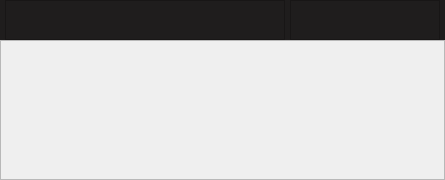
  <widget class="QWidget" name="centralWidget">
   <property name="sizePolicy">
    <sizepolicy hsizetype="Minimum" vsizetype="Minimum">
     <horstretch>0</horstretch>
     <verstretch>0</verstretch>
    </sizepolicy>
   </property>
   <layout class="QVBoxLayout" name="verticalLayout_2">
    <property name="spacing">
     <number>0</number>
    </property>
    <property name="leftMargin">
     <number>0</number>
    </property>
    <property name="topMargin">
     <number>0</number>
    </property>
    <property name="rightMargin">
     <number>0</number>
    </property>
    <property name="bottomMargin">
     <number>0</number>
    </property>
    <item>
     <widget class="QFrame" name="frame">
      <property name="sizePolicy">
       <sizepolicy hsizetype="Minimum" vsizetype="Minimum">
        <horstretch>0</horstretch>
        <verstretch>0</verstretch>
       </sizepolicy>
      </property>
      <property name="styleSheet">
       <string notr="true">background-color: rgb(31, 29, 29);</string>
      </property>
      <property name="frameShape">
       <enum>QFrame::NoFrame</enum>
      </property>
      <property name="frameShadow">
       <enum>QFrame::Plain</enum>
      </property>
      <property name="lineWidth">
       <number>0</number>
      </property>
      <layout class="QHBoxLayout" name="horizontalLayout_2" stretch="0,0,0,0,0">
       <property name="spacing">
        <number>0</number>
       </property>
       <property name="sizeConstraint">
        <enum>QLayout::SetMinimumSize</enum>
       </property>
       <property name="leftMargin">
        <number>0</number>
       </property>
       <property name="topMargin">
        <number>0</number>
       </property>
       <property name="rightMargin">
        <number>0</number>
       </property>
       <property name="bottomMargin">
        <number>0</number>
       </property>
       <item>
        <spacer name="horizontalSpacer_3">
         <property name="sizePolicy">
          <sizepolicy hsizetype="Ignored" vsizetype="Minimum">
           <horstretch>0</horstretch>
           <verstretch>0</verstretch>
          </sizepolicy>
         </property>
         <property name="orientation">
          <enum>Qt::Horizontal</enum>
         </property>
         <property name="sizeType">
          <enum>QSizePolicy::Ignored</enum>
         </property>
         <property name="sizeHint" stdset="0">
          <size>
           <width>5</width>
           <height>15</height>
          </size>
         </property>
        </spacer>
       </item>
       <item>
        <widget class="CFreqCtrl" name="freqCtrl">
         <property name="sizePolicy">
          <sizepolicy hsizetype="Minimum" vsizetype="Minimum">
           <horstretch>0</horstretch>
           <verstretch>0</verstretch>
          </sizepolicy>
         </property>
         <property name="minimumSize">
          <size>
           <width>280</width>
           <height>40</height>
          </size>
         </property>
         <property name="maximumSize">
          <size>
           <width>280</width>
           <height>16777215</height>
          </size>
         </property>
         <property name="focusPolicy">
          <enum>Qt::ClickFocus</enum>
         </property>
         <property name="toolTip">
          <string/>
         </property>
         <property name="frameShape">
          <enum>QFrame::StyledPanel</enum>
         </property>
         <property name="frameShadow">
          <enum>QFrame::Raised</enum>
         </property>
        </widget>
       </item>
       <item>
        <spacer name="horizontalSpacer_2">
         <property name="sizePolicy">
          <sizepolicy hsizetype="Ignored" vsizetype="Minimum">
           <horstretch>0</horstretch>
           <verstretch>0</verstretch>
          </sizepolicy>
         </property>
         <property name="orientation">
          <enum>Qt::Horizontal</enum>
         </property>
         <property name="sizeType">
          <enum>QSizePolicy::Ignored</enum>
         </property>
         <property name="sizeHint" stdset="0">
          <size>
           <width>5</width>
           <height>15</height>
          </size>
         </property>
        </spacer>
       </item>
       <item>
        <widget class="CMeter" name="sMeter">
         <property name="sizePolicy">
          <sizepolicy hsizetype="MinimumExpanding" vsizetype="Minimum">
           <horstretch>1</horstretch>
           <verstretch>0</verstretch>
          </sizepolicy>
         </property>
         <property name="minimumSize">
          <size>
           <width>150</width>
           <height>40</height>
          </size>
         </property>
         <property name="maximumSize">
          <size>
           <width>450</width>
           <height>16777215</height>
          </size>
         </property>
         <property name="frameShape">
          <enum>QFrame::StyledPanel</enum>
         </property>
         <property name="frameShadow">
          <enum>QFrame::Raised</enum>
         </property>
        </widget>
       </item>
       <item>
        <spacer name="horizontalSpacer_1">
         <property name="sizePolicy">
          <sizepolicy hsizetype="Ignored" vsizetype="Minimum">
           <horstretch>0</horstretch>
           <verstretch>0</verstretch>
          </sizepolicy>
         </property>
         <property name="orientation">
          <enum>Qt::Horizontal</enum>
         </property>
         <property name="sizeType">
          <enum>QSizePolicy::Ignored</enum>
         </property>
         <property name="sizeHint" stdset="0">
          <size>
           <width>5</width>
           <height>15</height>
          </size>
         </property>
        </spacer>
       </item>
      </layout>
     </widget>
    </item>
    <item>
     <widget class="CPlotter" name="plotter">
      <property name="sizePolicy">
       <sizepolicy hsizetype="Minimum" vsizetype="MinimumExpanding">
        <horstretch>0</horstretch>
        <verstretch>0</verstretch>
       </sizepolicy>
      </property>
      <property name="minimumSize">
       <size>
        <width>0</width>
        <height>140</height>
       </size>
      </property>
      <property name="palette">
       <palette>
        <active>
         <colorrole role="WindowText">
          <brush brushstyle="SolidPattern">
           <color alpha="255">
            <red>255</red>
            <green>255</green>
            <blue>255</blue>
           </color>
          </brush>
         </colorrole>
         <colorrole role="Button">
          <brush brushstyle="SolidPattern">
           <color alpha="255">
            <red>85</red>
            <green>87</green>
            <blue>83</blue>
           </color>
          </brush>
         </colorrole>
         <colorrole role="Light">
          <brush brushstyle="SolidPattern">
           <color alpha="255">
            <red>127</red>
            <green>130</green>
            <blue>124</blue>
           </color>
          </brush>
         </colorrole>
         <colorrole role="Midlight">
          <brush brushstyle="SolidPattern">
           <color alpha="255">
            <red>106</red>
            <green>108</green>
            <blue>103</blue>
           </color>
          </brush>
         </colorrole>
         <colorrole role="Dark">
          <brush brushstyle="SolidPattern">
           <color alpha="255">
            <red>42</red>
            <green>43</green>
            <blue>41</blue>
           </color>
          </brush>
         </colorrole>
         <colorrole role="Mid">
          <brush brushstyle="SolidPattern">
           <color alpha="255">
            <red>57</red>
            <green>58</green>
            <blue>55</blue>
           </color>
          </brush>
         </colorrole>
         <colorrole role="Text">
          <brush brushstyle="SolidPattern">
           <color alpha="255">
            <red>255</red>
            <green>255</green>
            <blue>255</blue>
           </color>
          </brush>
         </colorrole>
         <colorrole role="BrightText">
          <brush brushstyle="SolidPattern">
           <color alpha="255">
            <red>255</red>
            <green>255</green>
            <blue>255</blue>
           </color>
          </brush>
         </colorrole>
         <colorrole role="ButtonText">
          <brush brushstyle="SolidPattern">
           <color alpha="255">
            <red>255</red>
            <green>255</green>
            <blue>255</blue>
           </color>
          </brush>
         </colorrole>
         <colorrole role="Base">
          <brush brushstyle="SolidPattern">
           <color alpha="255">
            <red>0</red>
            <green>0</green>
            <blue>0</blue>
           </color>
          </brush>
         </colorrole>
         <colorrole role="Window">
          <brush brushstyle="SolidPattern">
           <color alpha="255">
            <red>85</red>
            <green>87</green>
            <blue>83</blue>
           </color>
          </brush>
         </colorrole>
         <colorrole role="Shadow">
          <brush brushstyle="SolidPattern">
           <color alpha="255">
            <red>0</red>
            <green>0</green>
            <blue>0</blue>
           </color>
          </brush>
         </colorrole>
         <colorrole role="Highlight">
          <brush brushstyle="SolidPattern">
           <color alpha="255">
            <red>48</red>
            <green>140</green>
            <blue>198</blue>
           </color>
          </brush>
         </colorrole>
         <colorrole role="HighlightedText">
          <brush brushstyle="SolidPattern">
           <color alpha="255">
            <red>255</red>
            <green>255</green>
            <blue>255</blue>
           </color>
          </brush>
         </colorrole>
         <colorrole role="Link">
          <brush brushstyle="SolidPattern">
           <color alpha="255">
            <red>0</red>
            <green>0</green>
            <blue>255</blue>
           </color>
          </brush>
         </colorrole>
         <colorrole role="LinkVisited">
          <brush brushstyle="SolidPattern">
           <color alpha="255">
            <red>255</red>
            <green>0</green>
            <blue>255</blue>
           </color>
          </brush>
         </colorrole>
         <colorrole role="AlternateBase">
          <brush brushstyle="SolidPattern">
           <color alpha="255">
            <red>42</red>
            <green>43</green>
            <blue>41</blue>
           </color>
          </brush>
         </colorrole>
         <colorrole role="NoRole">
          <brush brushstyle="SolidPattern">
           <color alpha="255">
            <red>0</red>
            <green>0</green>
            <blue>0</blue>
           </color>
          </brush>
         </colorrole>
         <colorrole role="ToolTipBase">
          <brush brushstyle="SolidPattern">
           <color alpha="255">
            <red>255</red>
            <green>255</green>
            <blue>220</blue>
           </color>
          </brush>
         </colorrole>
         <colorrole role="ToolTipText">
          <brush brushstyle="SolidPattern">
           <color alpha="255">
            <red>0</red>
            <green>0</green>
            <blue>0</blue>
           </color>
          </brush>
         </colorrole>
         <colorrole role="PlaceholderText">
          <brush brushstyle="SolidPattern">
           <color alpha="128">
            <red>0</red>
            <green>0</green>
            <blue>0</blue>
           </color>
          </brush>
         </colorrole>
        </active>
        <inactive>
         <colorrole role="WindowText">
          <brush brushstyle="SolidPattern">
           <color alpha="255">
            <red>0</red>
            <green>0</green>
            <blue>0</blue>
           </color>
          </brush>
         </colorrole>
         <colorrole role="Button">
          <brush brushstyle="SolidPattern">
           <color alpha="255">
            <red>239</red>
            <green>239</green>
            <blue>239</blue>
           </color>
          </brush>
         </colorrole>
         <colorrole role="Light">
          <brush brushstyle="SolidPattern">
           <color alpha="255">
            <red>255</red>
            <green>255</green>
            <blue>255</blue>
           </color>
          </brush>
         </colorrole>
         <colorrole role="Midlight">
          <brush brushstyle="SolidPattern">
           <color alpha="255">
            <red>202</red>
            <green>202</green>
            <blue>202</blue>
           </color>
          </brush>
         </colorrole>
         <colorrole role="Dark">
          <brush brushstyle="SolidPattern">
           <color alpha="255">
            <red>159</red>
            <green>159</green>
            <blue>159</blue>
           </color>
          </brush>
         </colorrole>
         <colorrole role="Mid">
          <brush brushstyle="SolidPattern">
           <color alpha="255">
            <red>184</red>
            <green>184</green>
            <blue>184</blue>
           </color>
          </brush>
         </colorrole>
         <colorrole role="Text">
          <brush brushstyle="SolidPattern">
           <color alpha="255">
            <red>0</red>
            <green>0</green>
            <blue>0</blue>
           </color>
          </brush>
         </colorrole>
         <colorrole role="BrightText">
          <brush brushstyle="SolidPattern">
           <color alpha="255">
            <red>255</red>
            <green>255</green>
            <blue>255</blue>
           </color>
          </brush>
         </colorrole>
         <colorrole role="ButtonText">
          <brush brushstyle="SolidPattern">
           <color alpha="255">
            <red>0</red>
            <green>0</green>
            <blue>0</blue>
           </color>
          </brush>
         </colorrole>
         <colorrole role="Base">
          <brush brushstyle="SolidPattern">
           <color alpha="255">
            <red>255</red>
            <green>255</green>
            <blue>255</blue>
           </color>
          </brush>
         </colorrole>
         <colorrole role="Window">
          <brush brushstyle="SolidPattern">
           <color alpha="255">
            <red>239</red>
            <green>239</green>
            <blue>239</blue>
           </color>
          </brush>
         </colorrole>
         <colorrole role="Shadow">
          <brush brushstyle="SolidPattern">
           <color alpha="255">
            <red>118</red>
            <green>118</green>
            <blue>118</blue>
           </color>
          </brush>
         </colorrole>
         <colorrole role="Highlight">
          <brush brushstyle="SolidPattern">
           <color alpha="255">
            <red>48</red>
            <green>140</green>
            <blue>198</blue>
           </color>
          </brush>
         </colorrole>
         <colorrole role="HighlightedText">
          <brush brushstyle="SolidPattern">
           <color alpha="255">
            <red>255</red>
            <green>255</green>
            <blue>255</blue>
           </color>
          </brush>
         </colorrole>
         <colorrole role="Link">
          <brush brushstyle="SolidPattern">
           <color alpha="255">
            <red>0</red>
            <green>0</green>
            <blue>255</blue>
           </color>
          </brush>
         </colorrole>
         <colorrole role="LinkVisited">
          <brush brushstyle="SolidPattern">
           <color alpha="255">
            <red>255</red>
            <green>0</green>
            <blue>255</blue>
           </color>
          </brush>
         </colorrole>
         <colorrole role="AlternateBase">
          <brush brushstyle="SolidPattern">
           <color alpha="255">
            <red>247</red>
            <green>247</green>
            <blue>247</blue>
           </color>
          </brush>
         </colorrole>
         <colorrole role="NoRole">
          <brush brushstyle="NoBrush">
           <color alpha="255">
            <red>0</red>
            <green>0</green>
            <blue>0</blue>
           </color>
          </brush>
         </colorrole>
         <colorrole role="ToolTipBase">
          <brush brushstyle="SolidPattern">
           <color alpha="255">
            <red>255</red>
            <green>255</green>
            <blue>220</blue>
           </color>
          </brush>
         </colorrole>
         <colorrole role="ToolTipText">
          <brush brushstyle="SolidPattern">
           <color alpha="255">
            <red>0</red>
            <green>0</green>
            <blue>0</blue>
           </color>
          </brush>
         </colorrole>
         <colorrole role="PlaceholderText">
          <brush brushstyle="SolidPattern">
           <color alpha="128">
            <red>0</red>
            <green>0</green>
            <blue>0</blue>
           </color>
          </brush>
         </colorrole>
        </inactive>
        <disabled>
         <colorrole role="WindowText">
          <brush brushstyle="SolidPattern">
           <color alpha="255">
            <red>42</red>
            <green>43</green>
            <blue>41</blue>
           </color>
          </brush>
         </colorrole>
         <colorrole role="Button">
          <brush brushstyle="SolidPattern">
           <color alpha="255">
            <red>85</red>
            <green>87</green>
            <blue>83</blue>
           </color>
          </brush>
         </colorrole>
         <colorrole role="Light">
          <brush brushstyle="SolidPattern">
           <color alpha="255">
            <red>127</red>
            <green>130</green>
            <blue>124</blue>
           </color>
          </brush>
         </colorrole>
         <colorrole role="Midlight">
          <brush brushstyle="SolidPattern">
           <color alpha="255">
            <red>106</red>
            <green>108</green>
            <blue>103</blue>
           </color>
          </brush>
         </colorrole>
         <colorrole role="Dark">
          <brush brushstyle="SolidPattern">
           <color alpha="255">
            <red>42</red>
            <green>43</green>
            <blue>41</blue>
           </color>
          </brush>
         </colorrole>
         <colorrole role="Mid">
          <brush brushstyle="SolidPattern">
           <color alpha="255">
            <red>57</red>
            <green>58</green>
            <blue>55</blue>
           </color>
          </brush>
         </colorrole>
         <colorrole role="Text">
          <brush brushstyle="SolidPattern">
           <color alpha="255">
            <red>42</red>
            <green>43</green>
            <blue>41</blue>
           </color>
          </brush>
         </colorrole>
         <colorrole role="BrightText">
          <brush brushstyle="SolidPattern">
           <color alpha="255">
            <red>255</red>
            <green>255</green>
            <blue>255</blue>
           </color>
          </brush>
         </colorrole>
         <colorrole role="ButtonText">
          <brush brushstyle="SolidPattern">
           <color alpha="255">
            <red>42</red>
            <green>43</green>
            <blue>41</blue>
           </color>
          </brush>
         </colorrole>
         <colorrole role="Base">
          <brush brushstyle="SolidPattern">
           <color alpha="255">
            <red>85</red>
            <green>87</green>
            <blue>83</blue>
           </color>
          </brush>
         </colorrole>
         <colorrole role="Window">
          <brush brushstyle="SolidPattern">
           <color alpha="255">
            <red>85</red>
            <green>87</green>
            <blue>83</blue>
           </color>
          </brush>
         </colorrole>
         <colorrole role="Shadow">
          <brush brushstyle="SolidPattern">
           <color alpha="255">
            <red>177</red>
            <green>177</green>
            <blue>177</blue>
           </color>
          </brush>
         </colorrole>
         <colorrole role="Highlight">
          <brush brushstyle="SolidPattern">
           <color alpha="255">
            <red>145</red>
            <green>145</green>
            <blue>145</blue>
           </color>
          </brush>
         </colorrole>
         <colorrole role="HighlightedText">
          <brush brushstyle="SolidPattern">
           <color alpha="255">
            <red>255</red>
            <green>255</green>
            <blue>255</blue>
           </color>
          </brush>
         </colorrole>
         <colorrole role="Link">
          <brush brushstyle="SolidPattern">
           <color alpha="255">
            <red>0</red>
            <green>0</green>
            <blue>255</blue>
           </color>
          </brush>
         </colorrole>
         <colorrole role="LinkVisited">
          <brush brushstyle="SolidPattern">
           <color alpha="255">
            <red>255</red>
            <green>0</green>
            <blue>255</blue>
           </color>
          </brush>
         </colorrole>
         <colorrole role="AlternateBase">
          <brush brushstyle="SolidPattern">
           <color alpha="255">
            <red>247</red>
            <green>247</green>
            <blue>247</blue>
           </color>
          </brush>
         </colorrole>
         <colorrole role="NoRole">
          <brush brushstyle="NoBrush">
           <color alpha="255">
            <red>0</red>
            <green>0</green>
            <blue>0</blue>
           </color>
          </brush>
         </colorrole>
         <colorrole role="ToolTipBase">
          <brush brushstyle="SolidPattern">
           <color alpha="255">
            <red>255</red>
            <green>255</green>
            <blue>220</blue>
           </color>
          </brush>
         </colorrole>
         <colorrole role="ToolTipText">
          <brush brushstyle="SolidPattern">
           <color alpha="255">
            <red>0</red>
            <green>0</green>
            <blue>0</blue>
           </color>
          </brush>
         </colorrole>
         <colorrole role="PlaceholderText">
          <brush brushstyle="SolidPattern">
           <color alpha="128">
            <red>0</red>
            <green>0</green>
            <blue>0</blue>
           </color>
          </brush>
         </colorrole>
        </disabled>
       </palette>
      </property>
      <property name="autoFillBackground">
       <bool>true</bool>
      </property>
      <property name="frameShape">
       <enum>QFrame::StyledPanel</enum>
      </property>
      <property name="frameShadow">
       <enum>QFrame::Raised</enum>
      </property>
     </widget>
    </item>
   </layout>
  </widget>
